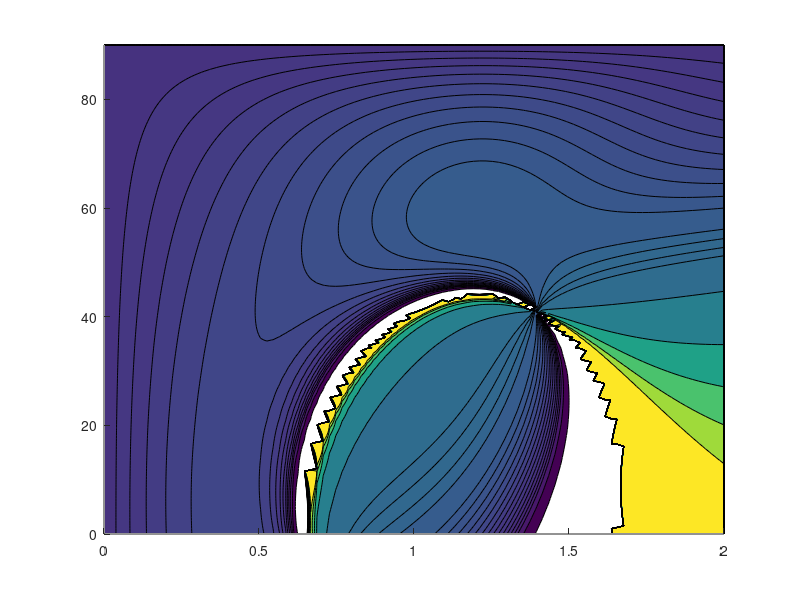

MATLAB code for this plot: (Note: this script raises an error after producing the figure.)
% Thrust Model MDPI Paper

a1_T = 0.0735880531010883;
b1_T = -0.0311758018412727;
c1_T = -0.249744726429543;
d1_T = 0.143084420694372;
e1_T = 0.0261032283758581;

b2_T = -0.0982459868751664;
c2_T = 0.20127470719351;
d2_T = -0.173738749783189;

b3_T = 0.156239779501715;
c3_T = 0.0368592048084175;

b4_T = -0.0478709034281346;


CT = @(J,phi)  a1_T + b1_T*J + c1_T*J.^2 + d1_T*J.^3 + e1_T*J.^4 + ...
    phi.*(b2_T*J + c2_T*J.^2 + d2_T*J.^3) +  phi.^2.*(b3_T*J + c3_T*J.^2)...
    +  phi.^3.*(b4_T*J);

% Power Model MDPI


a1_P = 0.0261518307541734;
b1_P = 0.0473735972985378;
c1_P = -0.16267474946046;
d1_P = 0.0247028469343899;
e1_P = 0.0306053713439883;

b2_P = -0.0762350484603968;
c2_P = 0.148580471912353;
d2_P = -0.0726017200715775;

b3_P = 0.0897273366920878;
c3_P = 0.0122602815262456;

b4_P = -0.0486029866039398;


CP = @(J,phi)  a1_P + b1_P*J + c1_P*J.^2 + d1_P*J.^3 + e1_P*J.^4 + ...
    phi.*(b2_P*J + c2_P*J.^2 + d2_P*J.^3) +  phi.^2.*(b3_P*J + c3_P*J.^2)...
    +  phi.^3.*(b4_P*J);

J_vec = linspace(0,2);
phi_vec = linspace(0,pi/2,180);


eta_mat = zeros(length(J_vec),length(phi_vec));
for ii = 1:length(J_vec)
    for jj = 1:length(phi_vec)
    eta_mat(ii,jj) = cos(phi_vec(jj)).*J_vec(ii).*CT(J_vec(ii),phi_vec(jj))./CP(J_vec(ii),phi_vec(jj));
    end
end

hFIG = figure;
fname = "eta_MDPI";

% Create contour
Levels = [-1 -0.5 -0.3 -0.2 -0.1 0 0.1 0.2 0.3 0.4 0.5 0.6 0.7 0.8 0.9 1.0 1.2 1.3 1.4 1.5 2 3 4 5 6 ];
[c1,h1] = contourf(J_vec,phi_vec*180/pi,eta_mat',...
    'LevelList',Levels,'FaceAlpha',0.70);
colormap(flipud(colormap('gray')));
clabel(c1,h1,"Interpreter","latex",'FontSize',12);

hold on
% Create contour
% contour(J_vec,phi_vec*180/pi,eta_mat','LineWidth',2,'LevelList',0,'LineColor',"r");

% Create ylabel
ylabel('Engine Tilt Angle $\phi$ [deg]');

% Create xlabel
xlabel('Advance Ratio J [-] ');

% Create title
title('Efficiency [-] vs. J [-] \& $\phi$ [deg]',"Interpreter","latex");

% box(axes,'on');
% grid(axes,'on');
% axis(axes,'tight');
% hold(axes,'off');
% % Set the remaining axes properties
% set(axes,'BoxStyle','full','CLim',[-0.04 0.34],'Layer','top');
% % Create colorbar
colorbar;
% 
picturewidth = 20;
hw_ratio = 0.65;
set(groot, 'defaultAxesTickLabelInterpreter','latex'); set(groot, 'defaultLegendInterpreter','latex')
set(findall(hFIG,'-property','FontSize'),'FontSize',16)
set(findall(hFIG,'-property','Box'),'Box','off') % optional
set(findall(hFIG,'-property','Interpreter'),'Interpreter','latex') 
set(findall(hFIG,'-property','TickLabelInterpreter'),'TickLabelInterpreter','latex')
set(hFIG,'Units','centimeters','Position',[3 3 picturewidth hw_ratio*picturewidth])
pos = get(hFIG,'Position');
set(hFIG,'PaperPositionMode','Auto','PaperUnits','centimeters','PaperSize',[pos(3), pos(4)])
print(hFIG,fname,'-dpdf','-vector','-fillpage')  